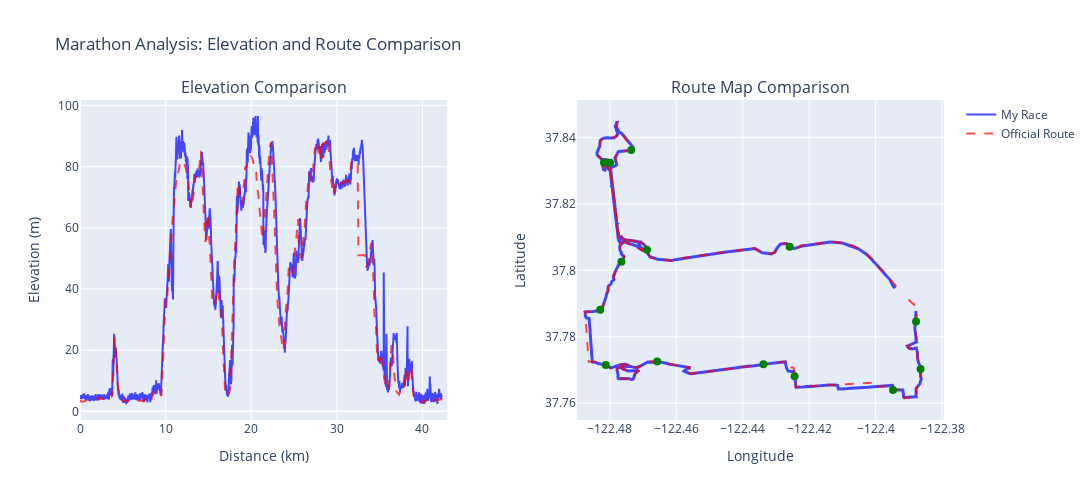

Notebook code for this chart:
### Code cell
# Create plots to compare my race to official route
fig = make_subplots(
    rows=1, cols=2,
    subplot_titles=('Elevation Comparison', 'Route Map Comparison'),
    horizontal_spacing=0.15,
    specs=[[{"secondary_y": False}, {"secondary_y": False}]]
)

# First subplot: Elevation comparison (left)
fig.add_trace(
    go.Scatter(
        x=tcx_df['distance_km'],
        y=tcx_df['elevation'],
        mode='lines',
        name='My Race',
        line=dict(color='blue', width=2),
        opacity=0.7,
        hovertemplate='Distance: %{x:.2f} km<br>My Elevation: %{y:.1f} m<extra></extra>'
    ),
    row=1, col=1
)

fig.add_trace(
    go.Scatter(
        x=official_route_df['cumulative_distance_km'],
        y=official_route_df['elevation'],
        mode='lines',
        name='Official Route',
        line=dict(color='red', width=2, dash='dash'),
        opacity=0.7,
        hovertemplate='Distance: %{x:.2f} km<br>Official Elevation: %{y:.1f} m<extra></extra>'
    ),
    row=1, col=1
)

# Second subplot: Route map (right)
fig.add_trace(
    go.Scatter(
        x=tcx_df['longitude'],
        y=tcx_df['latitude'],
        mode='lines',
        name='My Race Route',
        line=dict(color='blue', width=3),
        opacity=0.7,
        hovertemplate='Lat: %{y:.5f}<br>Lon: %{x:.5f}<br>My Route<extra></extra>',
        showlegend=False
    ),
    row=1, col=2
)

fig.add_trace(
    go.Scatter(
        x=official_route_df['longitude'],
        y=official_route_df['latitude'],
        mode='lines',
        name='Official Route',
        line=dict(color='red', width=2, dash='dash'),
        opacity=0.7,
        hovertemplate='Lat: %{y:.5f}<br>Lon: %{x:.5f}<br>Official Route<extra></extra>',
        showlegend=False
    ),
    row=1, col=2
)

# Add aid stations to map (right)
fig.add_trace(
    go.Scatter(
        x=aid_stations_df['longitude'],
        y=aid_stations_df['latitude'],
        mode='markers',
        name='Aid Stations',
        marker=dict(color='green', size=8, symbol='circle'),
        hovertemplate='%{text}<br>Lat: %{y:.5f}<br>Lon: %{x:.5f}<extra></extra>',
        text=aid_stations_df['name'] if 'name' in aid_stations_df.columns else 'Aid Station',
        showlegend=False
    ),
    row=1, col=2
)

# Update layout and axis labels
fig.update_layout(
    title_text='Marathon Analysis: Elevation and Route Comparison',
    height=500,
    width=1200,
    showlegend=True
)
fig.update_xaxes(title_text="Distance (km)", row=1, col=1)
fig.update_xaxes(title_text="Longitude", row=1, col=2)
fig.update_yaxes(title_text="Elevation (m)", row=1, col=1)
fig.update_yaxes(title_text="Latitude", row=1, col=2, scaleanchor="x2", scaleratio=1)

fig.show()

### Figure 1 — Plotly figure (JSON) as saved in the notebook; plotly's stock layout.template omitted (floating-point values rounded to 4 significant figures; data arrays with more than 128 entries replaced by an {"elided": "..."} marker saying what was removed)
{"data": [{"hovertemplate": "Distance: %{x:.2f} km<br>My Elevation: %{y:.1f} m<extra></extra>", "line": {"color": "blue", "width": 2}, "mode": "lines", "name": "My Race", "opacity": 0.7, "type": "scatter", "x": {"elided": "21286 float values"}, "xaxis": "x", "y": {"elided": "21286 float values"}, "yaxis": "y"}, {"hovertemplate": "Distance: %{x:.2f} km<br>Official Elevation: %{y:.1f} m<extra></extra>", "line": {"color": "red", "dash": "dash", "width": 2}, "mode": "lines", "name": "Official Route", "opacity": 0.7, "type": "scatter", "x": {"elided": "924 float values"}, "xaxis": "x", "y": {"elided": "924 float values"}, "yaxis": "y"}, {"hovertemplate": "Lat: %{y:.5f}<br>Lon: %{x:.5f}<br>My Route<extra></extra>", "line": {"color": "blue", "width": 3}, "mode": "lines", "name": "My Race Route", "opacity": 0.7, "showlegend": false, "type": "scatter", "x": {"elided": "21286 float values"}, "xaxis": "x2", "y": {"elided": "21286 float values"}, "yaxis": "y2"}, {"hovertemplate": "Lat: %{y:.5f}<br>Lon: %{x:.5f}<br>Official Route<extra></extra>", "line": {"color": "red", "dash": "dash", "width": 2}, "mode": "lines", "name": "Official Route", "opacity": 0.7, "showlegend": false, "type": "scatter", "x": {"elided": "924 float values"}, "xaxis": "x2", "y": {"elided": "924 float values"}, "yaxis": "y2"}, {"hovertemplate": "%{text}<br>Lat: %{y:.5f}<br>Lon: %{x:.5f}<extra></extra>", "marker": {"color": "green", "size": 8, "symbol": "circle"}, "mode": "markers", "name": "Aid Stations", "showlegend": false, "text": ["Water Stop/Aid Station", "Water Stop/Aid Station", "Water Stop/Aid Station", "Water Stop/Aid Station", "Water Stop/Aid Station", "Water Stop/Aid Station", "Water Stop/Aid Station", "Water Stop/Aid Station", "Water Stop/Aid Station", "Aid Station with Chargel", "Water Stop/Aid Station", "Water Stop/Aid Station", "Water Stop/Aid Station", "Water Stop/Aid Station"], "type": "scatter", "x": [-122.4, -122.5, -122.5, -122.5, -122.5, -122.5, -122.5, -122.5, -122.5, -122.4, -122.4, -122.4, -122.4, -122.4], "xaxis": "x2", "y": [37.81, 37.81, 37.83, 37.84, 37.83, 37.8, 37.79, 37.77, 37.77, 37.77, 37.77, 37.76, 37.77, 37.78], "yaxis": "y2"}], "layout": {"annotations": [{"font": {"size": 16}, "showarrow": false, "text": "Elevation Comparison", "x": 0.2125, "xanchor": "center", "xref": "paper", "y": 1, "yanchor": "bottom", "yref": "paper"}, {"font": {"size": 16}, "showarrow": false, "text": "Route Map Comparison", "x": 0.7875, "xanchor": "center", "xref": "paper", "y": 1, "yanchor": "bottom", "yref": "paper"}], "height": 500, "showlegend": true, "title": {"text": "Marathon Analysis: Elevation and Route Comparison"}, "width": 1200, "xaxis": {"anchor": "y", "domain": [0, 0.425], "title": {"text": "Distance (km)"}}, "xaxis2": {"anchor": "y2", "domain": [0.575, 1], "title": {"text": "Longitude"}}, "yaxis": {"anchor": "x", "domain": [0, 1], "title": {"text": "Elevation (m)"}}, "yaxis2": {"anchor": "x2", "domain": [0, 1], "scaleanchor": "x2", "scaleratio": 1, "title": {"text": "Latitude"}}}}
